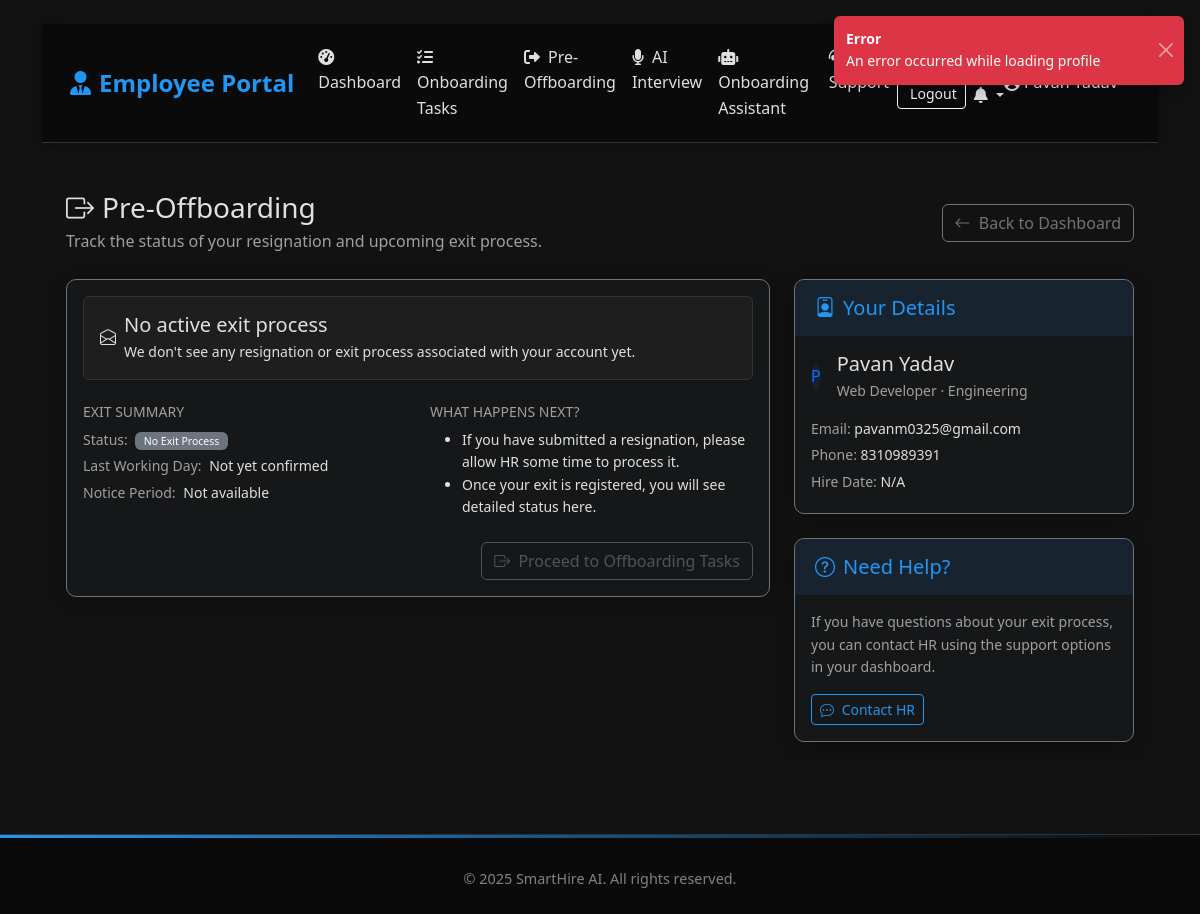
/employee/pre-offboarding (signed in), run on an earlier commit of the app's database.
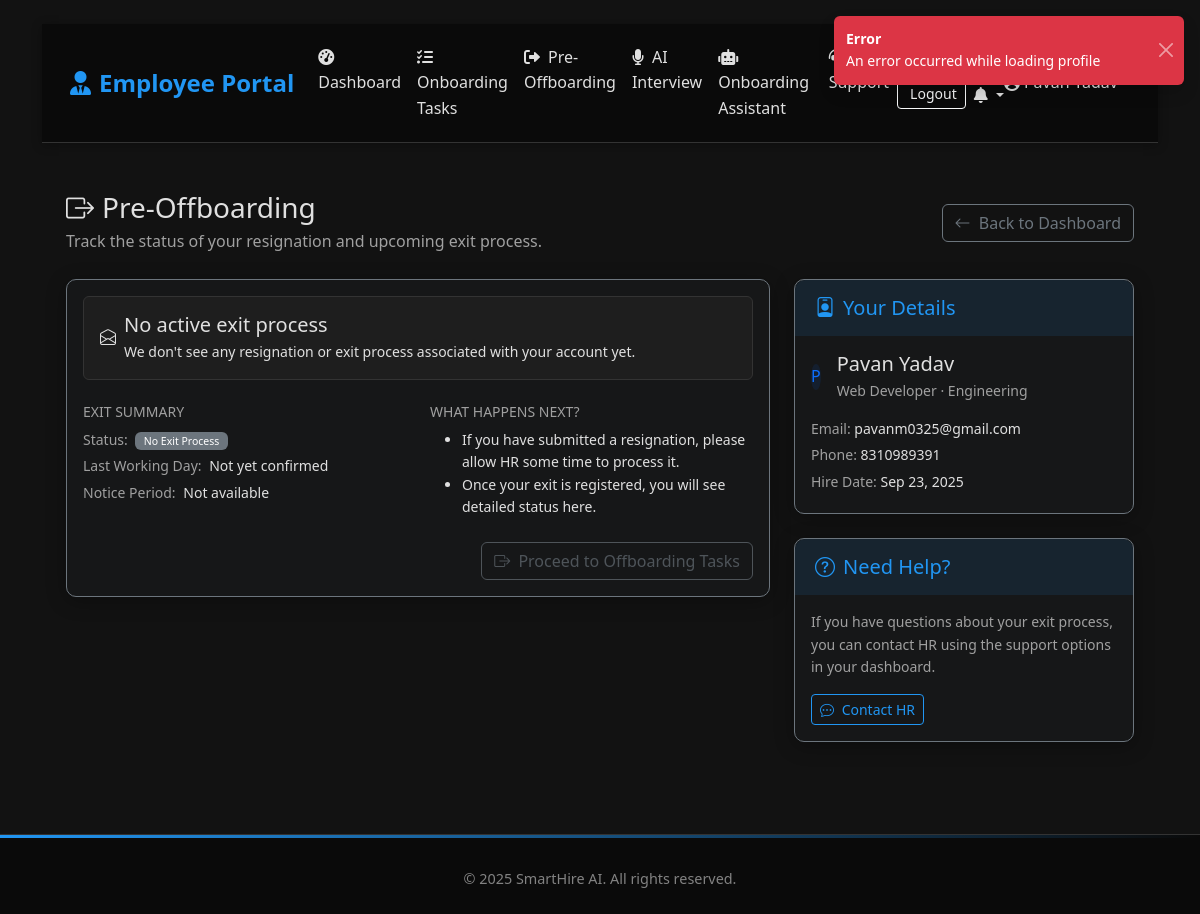
And on a later commit of the database.
### app.py (models this page shows, shortened)
class User(db.Model):
    id = db.Column(db.Integer, primary_key=True)
    username = db.Column(db.String(80), unique=True, nullable=False)
    email = db.Column(db.String(120), unique=True, nullable=False)
    password = db.Column(db.String(255), nullable=False)
    full_name = db.Column(db.String(100), nullable=False)
    phone = db.Column(db.String(20), nullable=False)
    role = db.Column(db.String(20), nullable=False)
    department = db.Column(db.String(50), nullable=True)
    created_at = db.Column(db.DateTime, default=datetime.utcnow)
    last_login = db.Column(db.DateTime, nullable=True)
    is_active = db.Column(db.Boolean, default=True)
    status = db.Column(db.String(20), default='Active')
    hire_date = db.Column(db.Date, nullable=True)
    position = db.Column(db.String(100), nullable=True)
    manager_id = db.Column(db.Integer, db.ForeignKey('user.id'), nullable=True)
    employee_id = db.Column(db.String(20), nullable=True)
    exit_date = db.Column(db.Date, nullable=True)
    reset_token = db.Column(db.String(255), nullable=True)
    reset_token_expires = db.Column(db.DateTime, nullable=True)
    manager = db.relationship('User', remote_side=[id], backref=db.backref('direct_reports', lazy=True))
    onboarding_checklist = db.relationship('OnboardingChecklist',
                                         foreign_keys='OnboardingChecklist.employee_id',
                                         backref=db.backref('employee_ref', uselist=False),
                                         uselist=False,
                                         lazy=True)
    assigned_checklists = db.relationship('OnboardingChecklist',
                                        foreign_keys='OnboardingChecklist.assigned_hr_id',
                                        backref='hr_personnel',
                                        lazy=True)

### app.py (the view)
@app.route('/employee/pre-offboarding')
@login_required('employee')
def employee_pre_offboarding():
    user_id = session.get('user_id')
    user = User.query.get(user_id)
    if not user:
        flash('Employee not found.', 'danger')
        return redirect(url_for('employee_dashboard'))
    status = user.status or 'Active'
    phase = 'none'
    if status in ['Pre-Offboarding', 'Pre Offboarding']:
        phase = 'pre_offboarding'
    elif status == 'Offboarding':
        phase = 'offboarding'
    elif status in ['Inactive', 'Exited']:
        phase = 'completed'
    today = datetime.utcnow().date()
    notice_days = None
    if user.exit_date:
        try:
            notice_days = (user.exit_date - today).days
        except Exception:
            notice_days = None
    return render_template('pre-offboarding.html', user=user, phase=phase, notice_days=notice_days)

### app.py (called while the page is built)
@app.context_processor
def inject_datetime():
    return {
        'timedelta': timedelta,
        'now': datetime.utcnow
    }

@app.context_processor
def inject_user():
    if 'user_id' in session:
        user = User.query.get(session['user_id'])
        return {'user': user}
    return {'user': None}

def login_required(role=None):
    def decorator(f):
        @wraps(f)
        def decorated_function(*args, **kwargs):
            if 'user_id' not in session or 'role' not in session:
                return redirect(url_for('index'))
            if role:
                allowed_roles = role if isinstance(role, list) else [role]
                if session.get('role') not in allowed_roles:
                    flash('You do not have permission to access this page.', 'danger')
                    if session.get('role') == 'candidate':
                        return redirect(url_for('login', role='candidate'))
                    return redirect(url_for(session.get('role', 'index') + '_dashboard'))
            return f(*args, **kwargs)
        return decorated_function
    return decorator

### templates/pre-offboarding.html (shortened to what the changed rows need)
{% extends "employee_base.html" %}
{% block page_content %}
<div class="container-fluid py-4">
    <div class="row mb-4">
        <div class="col-12">
            <div class="d-flex justify-content-between align-items-center">
                <div>
                    <h1 class="h3 mb-1">
                        <i class="bi bi-box-arrow-right me-2"></i>Pre-Offboarding
                    </h1>
                </div>
            </div>
        </div>
    </div>
    <div class="row">
        <div class="col-lg-8">
            <div class="card bg-dark bg-opacity-25 border-secondary mb-4">
                <div class="card-body">
                    <div class="row mb-4">
                        <div class="col-md-6 mb-3 mb-md-0">
                            <ul class="list-unstyled mb-0 small">
                                <li class="mb-1">
                                    <span class="text-muted">Last Working Day:</span>
                                    <span class="ms-1">
                                        {{ user.exit_date.strftime('%b %d, %Y') if user.exit_date else 'Not yet confirmed' }}
                                    </span>
                                </li>
                            </ul>
                        </div>
                    </div>
                </div>
            </div>
        </div>
        <div class="col-lg-4">
            <div class="card bg-dark bg-opacity-25 border-secondary mb-4">
                <div class="card-body">
                    <div class="d-flex align-items-center mb-3">
                        <div class="avatar-lg me-3">
                            <div class="avatar-title bg-primary bg-opacity-10 text-primary rounded-circle">
                                {{ user.full_name|first|upper }}
                            </div>
                        </div>
                        <div>
                            <h5 class="mb-1">{{ user.full_name }}</h5>
                            <p class="text-muted mb-0 small">{{ user.position or 'Employee' }} &middot; {{ user.department or 'General' }}</p>
                        </div>
                    </div>
                    <ul class="list-unstyled small mb-0">
                        <li class="mb-1"><span class="text-muted">Email:</span> {{ user.email }}</li>
                        {% if user.phone %}
                        <li class="mb-1"><span class="text-muted">Phone:</span> {{ user.phone }}</li>
                        {% endif %}
                        <li class="mb-1">
                            <span class="text-muted">Hire Date:</span>
                            {{ user.hire_date.strftime('%b %d, %Y') if user.hire_date else 'N/A' }}
                        </li>
                    </ul>
                </div>
            </div>
        </div>
    </div>
</div>
{% endblock %}

What changed in the data, as far as the page shows it:
changed User "Pavan Yadav": hire_date "N/A" → "Sep 23, 2025"
